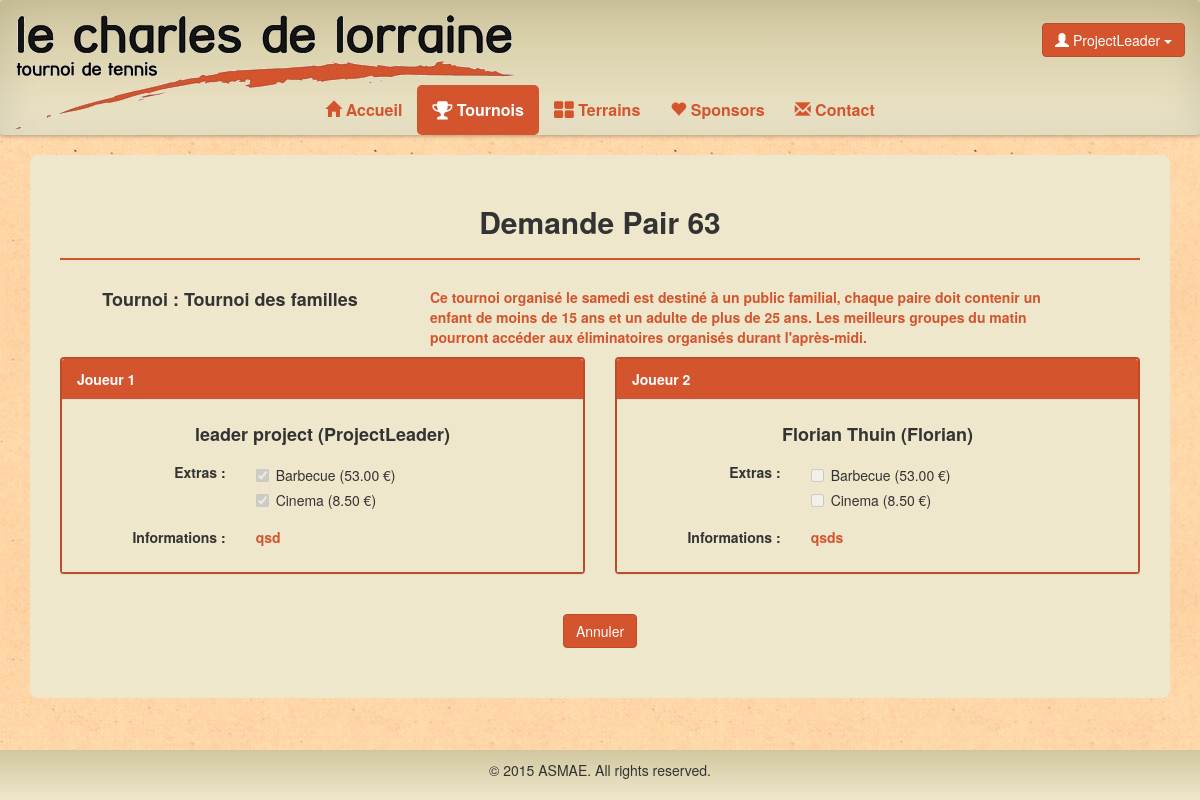
/tennis/tournoi/demande/Pair/63 (signed in), run on an earlier commit of the app's database.
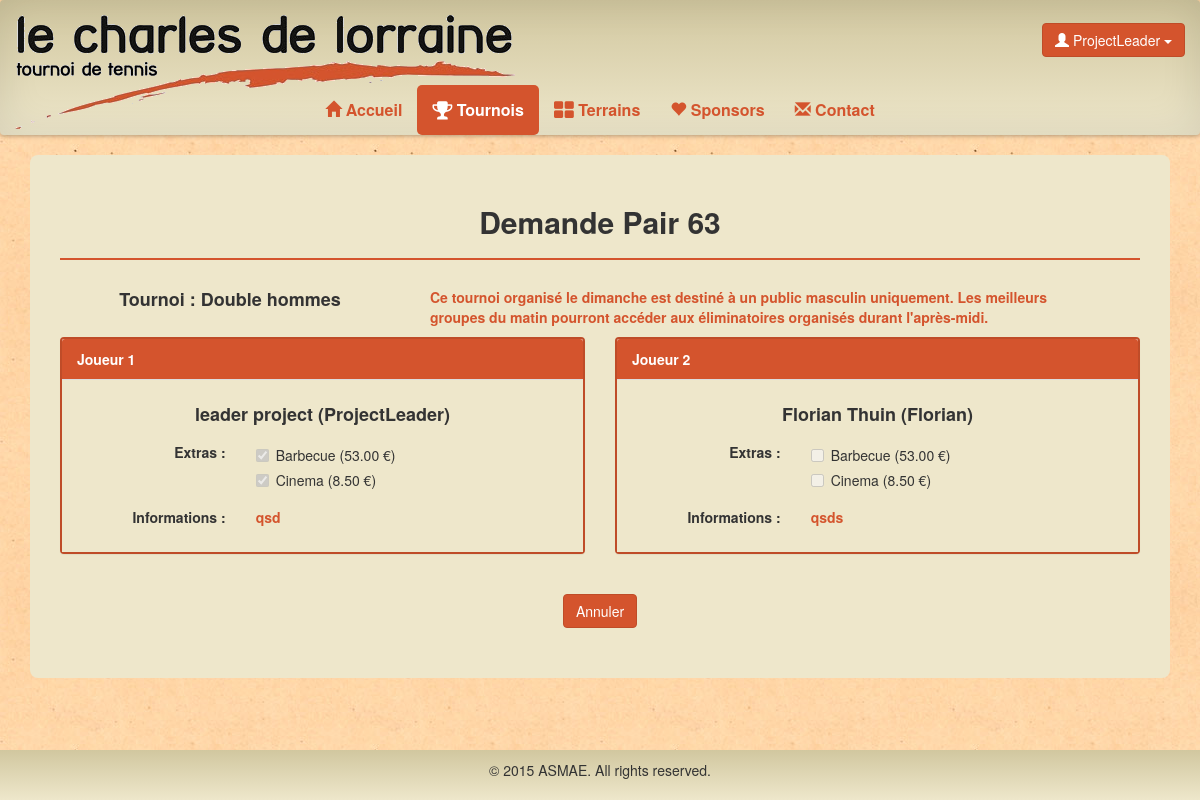
And on a later commit of the database.
### tennis/models.py (models this page shows, shortened)
class Pair(models.Model):
    id = models.AutoField(primary_key=True)
    tournoi = models.ForeignKey(Tournoi)
    group = models.ForeignKey(Groupe, null=True, default=None)
    user1 = models.ForeignKey(User, related_name='user1')
    user2 = models.ForeignKey(User, related_name='user2')
    extra1 = models.ManyToManyField(Extra, related_name='extra1')
    extra2 = models.ManyToManyField(Extra, related_name='extra2')
    comment1 = models.TextField(null=True)
    comment2 = models.TextField(null=True)
    confirm = models.BooleanField(default=False)
    valid = models.BooleanField(default=False)
    pay = models.BooleanField(default=False)

class Tournoi(models.Model):
    nom = models.CharField(max_length=50,primary_key=True)
    description = models.TextField(null=True)
    jour = models.CharField(max_length=50)

class Participant(models.Model):
    user = models.OneToOneField(User,null=True)
    titre = models.CharField(max_length=5)
    nom = models.CharField(max_length=30)
    prenom = models.CharField(max_length=30)
    rue = models.CharField(max_length=100)
    numero = models.CharField(max_length=10)
    boite = models.CharField(max_length=10,null=True)
    codepostal = models.CharField(max_length=10)
    localite = models.CharField(max_length=30)
    telephone = models.CharField(max_length=30,null=True)
    fax = models.CharField(max_length=30,null=True)
    gsm = models.CharField(max_length=30,null=True)
    datenaissance = models.DateTimeField(null=True)
    classement = models.CharField(max_length=10,null=True)
    oldparticipant = models.BooleanField(default=False)
    isGroupLeader = models.BooleanField(default=False)

### tennis/views.py (the view)
# urls.py: url(r'^tournoi/demande/Pair/(\d+)$','cancelPair'),
def cancelPair(request,id):
    pair = Pair.objects.filter(id=id)
    if len(pair) <1:
        return redirect(reverse(tournoi))
    pair = Pair.objects.filter(id=id)[0]
    if pair.user1 != request.user:
        return redirect(reverse(tournoi))
    if request.method == "POST":
        pair.delete()
        return redirect(reverse(tournoi))
    if request.user.is_authenticated():
        extra1 = pair.extra1.all()
        Ex = Extra.objects.all()
        extranot1 = list()
        for elem in Ex:
            contained = False
            for el in extra1:
                if elem.id == el.id:
                    contained = True
            if contained == False:
                extranot1.append(Extra.objects.filter(id=elem.id)[0])
        return render(request,'tennis/cancelPair.html',locals())
    return redirect(reverse(home))

### tennis/templates/tennis/cancelPair.html (shortened to what this page needs)
{% extends "tennis/tournoi.html" %}
{% block body %}
<div class="container">
	<div class="content-box">
		<h2 class="center">Demande Pair {{ pair.id }}</h2>
		<hr class="line">
		<div class="row">
			<div class="col-sm-4 col-sm-offset-0">
				<h4 class="center">Tournoi : {{ pair.tournoi.nom }}</h4>
			</div>
			<div class="col-sm-7">
				<p class="info">{{ pair.tournoi.description }}</p>
			</div>
		</div>
		<div class="row">
			<div class="col-lg-6">
				<div class="panel panel-default">
					<div class="panel-heading">Joueur 1</div>
					<div class="panel-body">
						<h4 class="center">{{ pair.user1.participant.prenom }} {{ pair.user1.participant.nom }} ({{ pair.user1.username }})</h4>
						<div class="form-group">
					      <label class="info control-label col-sm-4" for="username">Extras : </label>
					      <div class="col-sm-8">
					      		{% for extra in extra1 %}
					      	<div class="checkbox">
						      <label><input type="checkbox" value="{{ extra.id }}" disabled checked>{{ extra.nom }} ({{ extra.prix }} €)</label>
						    </div>
						    {% endfor %}
					      </div>
					    </div>
						<div class="form-group">
					      <label class="info control-label col-sm-4" for="username">Informations : </label>
					      <div class="col-sm-8">
					      	<p class="info">{% if pair.comment1 %}{{ pair.comment1 }}{% else %} - {% endif %}</p>
					      </div>
					    </div>
					</div>
				</div>
			</div>
			<div class="col-lg-6">
				<div class="panel panel-default">
					<div class="panel-heading">Joueur 2</div>
					<div class="panel-body">
						<h4 class="center">{{ pair.user2.participant.prenom }} {{ pair.user2.participant.nom }} ({{ pair.user2.username }})</h4>
						<div class="form-group">
					      <label class="info control-label col-sm-4" for="username">Extras : </label>
					      <div class="col-sm-8">
					      	{% for extra in extra1 %}
					      	<div class="checkbox">
						      <label><input type="checkbox" value="{{ extra.id }}" disabled >{{ extra.nom }} ({{ extra.prix }} €)</label>
						    </div>
						    {% endfor %}
					      </div>
					    </div>
						<div class="form-group">
					      <label class="info control-label col-sm-4" for="username">Informations : </label>
					      <div class="col-sm-8">
					      	<p class="info">{% if pair.comment2 %}{{ pair.comment2 }}{% else %} - {% endif %}</p>
					      </div>
					    </div>
					</div>
				</div>
			</div>
		</div>
		<div style="margin-top:20px;">
			<form role="form" method="post" action="{% url "tennis.views.cancelPair" pair.id %}">
				<button class="btn-default btn center-block" name="action" value="refuses">Annuler</button>
			</form>
		</div>
	</div>
</div>
{% endblock %}

What changed in the data, as far as the page shows it:
changed Pair "qsd": tournoi.nom "Tournoi des familles" → "Double hommes"; tournoi.description "Ce tournoi organisé le samedi est destiné à un public familial, chaque paire doit contenir un enfant de moins de 15 ans et un adulte de plus de 25 ans. Les meilleurs groupes du…" → "Ce tournoi organisé le dimanche est destiné à un public masculin uniquement. Les meilleurs groupes du…"
